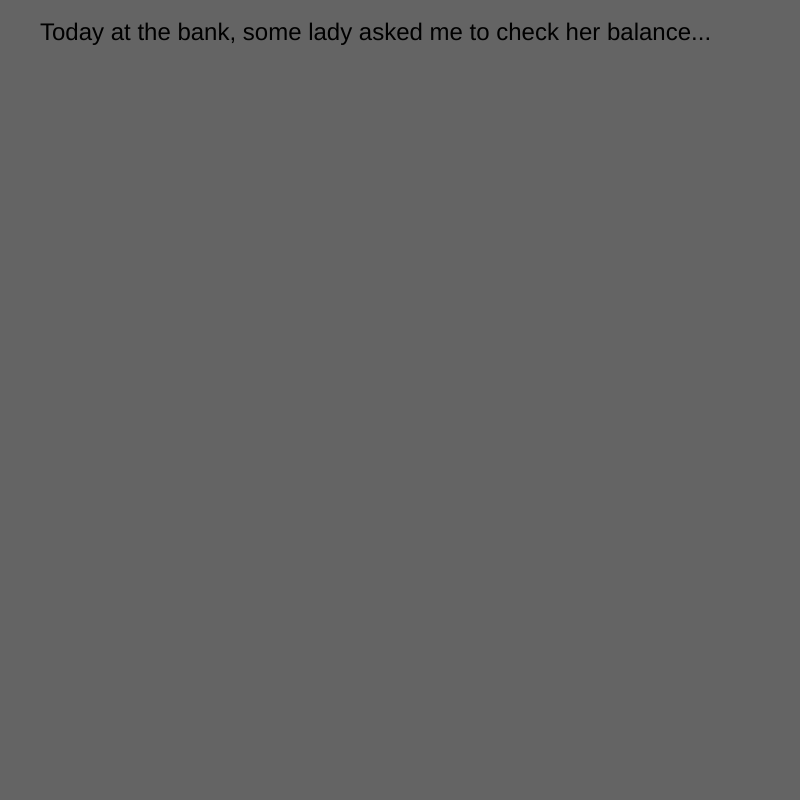
Frame 1 (no input)
Frame 60 (no input): identical to frame 1, image omitted
Frame 120 (the mouse pressed at the canvas centre since frame 60): identical to frame 1, image omitted

The p5.js sketch that drew this single still picture (run headless with seeded random() and noise() and a simulated clock; from frame 60 on, the mouse is pressed at the canvas centre):

// p5.js sketch
// ── sketch.js
var myState = 0;

function setup() {
  // put setup code here
  createCanvas (800, 800);

}

function draw() {
  // put drawing code here

switch (myState) {

case 0:
background(100);
textSize(24);
text('Today at the bank, some lady asked me to check her balance...', 40, 40);
break;


case 1:
background(100);
textSize(24);
text('So I pushed her over.', 40, 40);
break;

}


}

function mouseReleased() {
  myState++

  if (myState > 1) {
  myState = 0;

  }
}
